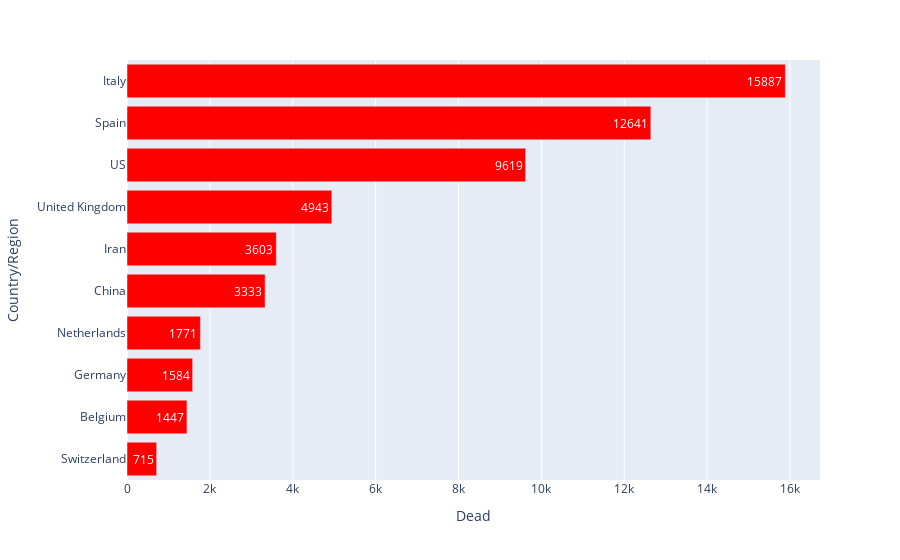

The cell this chart's notebook holds for it:
### Markdown cell above
## Highest number of deaths

### Code cell
fig = px.bar(df_comb.sort_values('Dead').tail(10), x="Dead", color_discrete_sequence=['red'],
             y="Country/Region", text='Dead', orientation='h')
fig.show()

### Figure 1 — Plotly figure (JSON) as saved in the notebook; plotly's stock layout.template omitted (floating-point values rounded to 4 significant figures)
{"data": [{"alignmentgroup": "True", "hoverlabel": {"namelength": 0}, "hovertemplate": "Dead=%{text}<br>Country/Region=%{y}", "legendgroup": "", "marker": {"color": "red"}, "name": "", "offsetgroup": "", "orientation": "h", "showlegend": false, "text": [715, 1447, 1584, 1771, 3333, 3603, 4943, 9619, 12641, 15887], "textposition": "auto", "type": "bar", "x": [715, 1447, 1584, 1771, 3333, 3603, 4943, 9619, 12641, 15887], "xaxis": "x", "y": ["Switzerland", "Belgium", "Germany", "Netherlands", "China", "Iran", "United Kingdom", "US", "Spain", "Italy"], "yaxis": "y"}], "layout": {"barmode": "relative", "legend": {"tracegroupgap": 0}, "margin": {"t": 60}, "xaxis": {"anchor": "y", "domain": [0, 1], "title": {"text": "Dead"}}, "yaxis": {"anchor": "x", "domain": [0, 1], "title": {"text": "Country/Region"}}}}
